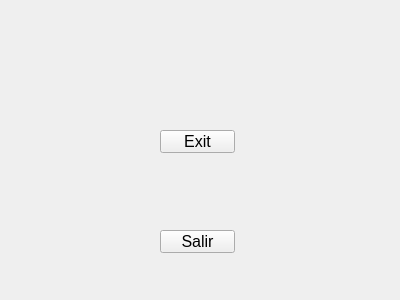
<?xml version="1.0" encoding="UTF-8"?>
<ui version="4.0">
 <class>Demo</class>
 <widget class="QWidget" name="Demo">
  <property name="geometry">
   <rect>
    <x>0</x>
    <y>0</y>
    <width>400</width>
    <height>300</height>
   </rect>
  </property>
  <property name="windowTitle">
   <string>Demo</string>
  </property>
  <widget class="QPushButton" name="btn_Close">
   <property name="geometry">
    <rect>
     <x>160</x>
     <y>230</y>
     <width>75</width>
     <height>23</height>
    </rect>
   </property>
   <property name="font">
    <font>
     <pointsize>12</pointsize>
    </font>
   </property>
   <property name="text">
    <string>Salir</string>
   </property>
  </widget>
  <widget class="QPushButton" name="btn_Exit">
   <property name="geometry">
    <rect>
     <x>160</x>
     <y>130</y>
     <width>75</width>
     <height>23</height>
    </rect>
   </property>
   <property name="font">
    <font>
     <pointsize>12</pointsize>
    </font>
   </property>
   <property name="text">
    <string>Exit</string>
   </property>
  </widget>
 </widget>
 <resources/>
 <connections/>
</ui>
